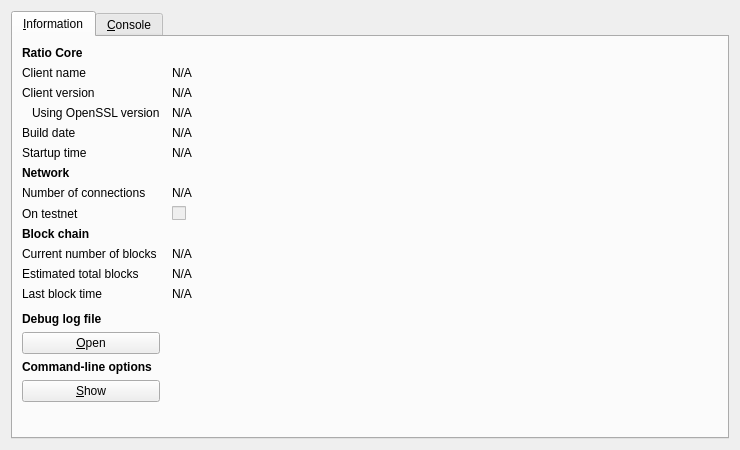
<?xml version="1.0" encoding="UTF-8"?>
<ui version="4.0">
 <class>RPCConsole</class>
 <widget class="QDialog" name="RPCConsole">
  <property name="geometry">
   <rect>
    <x>0</x>
    <y>0</y>
    <width>740</width>
    <height>450</height>
   </rect>
  </property>
  <property name="windowTitle">
   <string>Ratio - Debug window</string>
  </property>
  <layout class="QVBoxLayout" name="verticalLayout_2">
   <item>
    <widget class="QTabWidget" name="tabWidget">
     <property name="currentIndex">
      <number>0</number>
     </property>
     <widget class="QWidget" name="tab_info">
      <attribute name="title">
       <string>&amp;Information</string>
      </attribute>
      <layout class="QGridLayout" name="gridLayout" columnstretch="0,1">
       <property name="horizontalSpacing">
        <number>12</number>
       </property>
       <item row="0" column="0">
        <widget class="QLabel" name="label_9">
         <property name="font">
          <font>
           <weight>75</weight>
           <bold>true</bold>
          </font>
         </property>
         <property name="text">
          <string>Ratio Core</string>
         </property>
        </widget>
       </item>
       <item row="1" column="0">
        <widget class="QLabel" name="label_5">
         <property name="text">
          <string>Client name</string>
         </property>
        </widget>
       </item>
       <item row="1" column="1">
        <widget class="QLabel" name="clientName">
         <property name="cursor">
          <cursorShape>IBeamCursor</cursorShape>
         </property>
         <property name="text">
          <string>N/A</string>
         </property>
         <property name="textFormat">
          <enum>Qt::PlainText</enum>
         </property>
         <property name="textInteractionFlags">
          <set>Qt::LinksAccessibleByMouse|Qt::TextSelectableByKeyboard|Qt::TextSelectableByMouse</set>
         </property>
        </widget>
       </item>
       <item row="2" column="0">
        <widget class="QLabel" name="label_6">
         <property name="text">
          <string>Client version</string>
         </property>
        </widget>
       </item>
       <item row="2" column="1">
        <widget class="QLabel" name="clientVersion">
         <property name="cursor">
          <cursorShape>IBeamCursor</cursorShape>
         </property>
         <property name="text">
          <string>N/A</string>
         </property>
         <property name="textFormat">
          <enum>Qt::PlainText</enum>
         </property>
         <property name="textInteractionFlags">
          <set>Qt::LinksAccessibleByMouse|Qt::TextSelectableByKeyboard|Qt::TextSelectableByMouse</set>
         </property>
        </widget>
       </item>
       <item row="3" column="0">
        <widget class="QLabel" name="label_14">
         <property name="text">
          <string>Using OpenSSL version</string>
         </property>
         <property name="indent">
          <number>10</number>
         </property>
        </widget>
       </item>
       <item row="3" column="1">
        <widget class="QLabel" name="openSSLVersion">
         <property name="cursor">
          <cursorShape>IBeamCursor</cursorShape>
         </property>
         <property name="text">
          <string>N/A</string>
         </property>
         <property name="textFormat">
          <enum>Qt::PlainText</enum>
         </property>
         <property name="textInteractionFlags">
          <set>Qt::LinksAccessibleByMouse|Qt::TextSelectableByKeyboard|Qt::TextSelectableByMouse</set>
         </property>
        </widget>
       </item>
       <item row="4" column="0">
        <widget class="QLabel" name="label_12">
         <property name="text">
          <string>Build date</string>
         </property>
        </widget>
       </item>
       <item row="4" column="1">
        <widget class="QLabel" name="buildDate">
         <property name="cursor">
          <cursorShape>IBeamCursor</cursorShape>
         </property>
         <property name="text">
          <string>N/A</string>
         </property>
         <property name="textFormat">
          <enum>Qt::PlainText</enum>
         </property>
         <property name="textInteractionFlags">
          <set>Qt::LinksAccessibleByMouse|Qt::TextSelectableByKeyboard|Qt::TextSelectableByMouse</set>
         </property>
        </widget>
       </item>
       <item row="5" column="0">
        <widget class="QLabel" name="label_13">
         <property name="text">
          <string>Startup time</string>
         </property>
        </widget>
       </item>
       <item row="5" column="1">
        <widget class="QLabel" name="startupTime">
         <property name="cursor">
          <cursorShape>IBeamCursor</cursorShape>
         </property>
         <property name="text">
          <string>N/A</string>
         </property>
         <property name="textFormat">
          <enum>Qt::PlainText</enum>
         </property>
         <property name="textInteractionFlags">
          <set>Qt::LinksAccessibleByMouse|Qt::TextSelectableByKeyboard|Qt::TextSelectableByMouse</set>
         </property>
        </widget>
       </item>
       <item row="6" column="0">
        <widget class="QLabel" name="label_11">
         <property name="font">
          <font>
           <weight>75</weight>
           <bold>true</bold>
          </font>
         </property>
         <property name="text">
          <string>Network</string>
         </property>
        </widget>
       </item>
       <item row="7" column="0">
        <widget class="QLabel" name="label_7">
         <property name="text">
          <string>Number of connections</string>
         </property>
        </widget>
       </item>
       <item row="7" column="1">
        <widget class="QLabel" name="numberOfConnections">
         <property name="cursor">
          <cursorShape>IBeamCursor</cursorShape>
         </property>
         <property name="text">
          <string>N/A</string>
         </property>
         <property name="textFormat">
          <enum>Qt::PlainText</enum>
         </property>
         <property name="textInteractionFlags">
          <set>Qt::LinksAccessibleByMouse|Qt::TextSelectableByKeyboard|Qt::TextSelectableByMouse</set>
         </property>
        </widget>
       </item>
       <item row="8" column="0">
        <widget class="QLabel" name="label_8">
         <property name="text">
          <string>On testnet</string>
         </property>
        </widget>
       </item>
       <item row="8" column="1">
        <widget class="QCheckBox" name="isTestNet">
         <property name="enabled">
          <bool>false</bool>
         </property>
         <property name="text">
          <string/>
         </property>
        </widget>
       </item>
       <item row="9" column="0">
        <widget class="QLabel" name="label_10">
         <property name="font">
          <font>
           <weight>75</weight>
           <bold>true</bold>
          </font>
         </property>
         <property name="text">
          <string>Block chain</string>
         </property>
        </widget>
       </item>
       <item row="10" column="0">
        <widget class="QLabel" name="label_3">
         <property name="text">
          <string>Current number of blocks</string>
         </property>
        </widget>
       </item>
       <item row="10" column="1">
        <widget class="QLabel" name="numberOfBlocks">
         <property name="cursor">
          <cursorShape>IBeamCursor</cursorShape>
         </property>
         <property name="text">
          <string>N/A</string>
         </property>
         <property name="textFormat">
          <enum>Qt::PlainText</enum>
         </property>
         <property name="textInteractionFlags">
          <set>Qt::LinksAccessibleByMouse|Qt::TextSelectableByKeyboard|Qt::TextSelectableByMouse</set>
         </property>
        </widget>
       </item>
       <item row="11" column="0">
        <widget class="QLabel" name="label_4">
         <property name="text">
          <string>Estimated total blocks</string>
         </property>
        </widget>
       </item>
       <item row="11" column="1">
        <widget class="QLabel" name="totalBlocks">
         <property name="cursor">
          <cursorShape>IBeamCursor</cursorShape>
         </property>
         <property name="text">
          <string>N/A</string>
         </property>
         <property name="textFormat">
          <enum>Qt::PlainText</enum>
         </property>
         <property name="textInteractionFlags">
          <set>Qt::LinksAccessibleByMouse|Qt::TextSelectableByKeyboard|Qt::TextSelectableByMouse</set>
         </property>
        </widget>
       </item>
       <item row="12" column="0">
        <widget class="QLabel" name="label_2">
         <property name="text">
          <string>Last block time</string>
         </property>
        </widget>
       </item>
       <item row="12" column="1">
        <widget class="QLabel" name="lastBlockTime">
         <property name="cursor">
          <cursorShape>IBeamCursor</cursorShape>
         </property>
         <property name="text">
          <string>N/A</string>
         </property>
         <property name="textFormat">
          <enum>Qt::PlainText</enum>
         </property>
         <property name="textInteractionFlags">
          <set>Qt::LinksAccessibleByMouse|Qt::TextSelectableByKeyboard|Qt::TextSelectableByMouse</set>
         </property>
        </widget>
       </item>
       <item row="13" column="0">
        <spacer name="verticalSpacer_2">
         <property name="orientation">
          <enum>Qt::Vertical</enum>
         </property>
         <property name="sizeHint" stdset="0">
          <size>
           <width>20</width>
           <height>20</height>
          </size>
         </property>
        </spacer>
       </item>
       <item row="14" column="0">
        <widget class="QLabel" name="labelDebugLogfile">
         <property name="font">
          <font>
           <weight>75</weight>
           <bold>true</bold>
          </font>
         </property>
         <property name="text">
          <string>Debug log file</string>
         </property>
        </widget>
       </item>
       <item row="15" column="0">
        <widget class="QPushButton" name="openDebugLogfileButton">
         <property name="toolTip">
          <string>Open the Ratio debug log file from the current data directory. This can take a few seconds for large log files.</string>
         </property>
         <property name="text">
          <string>&amp;Open</string>
         </property>
         <property name="autoDefault">
          <bool>false</bool>
         </property>
        </widget>
       </item>
       <item row="16" column="0">
        <widget class="QLabel" name="labelCLOptions">
         <property name="font">
          <font>
           <weight>75</weight>
           <bold>true</bold>
          </font>
         </property>
         <property name="text">
          <string>Command-line options</string>
         </property>
        </widget>
       </item>
       <item row="17" column="0">
        <widget class="QPushButton" name="showCLOptionsButton">
         <property name="toolTip">
          <string>Show the ratio-qt help message to get a list with possible Ratio command-line options.</string>
         </property>
         <property name="text">
          <string>&amp;Show</string>
         </property>
         <property name="autoDefault">
          <bool>false</bool>
         </property>
        </widget>
       </item>
       <item row="18" column="0">
        <spacer name="verticalSpacer">
         <property name="orientation">
          <enum>Qt::Vertical</enum>
         </property>
         <property name="sizeHint" stdset="0">
          <size>
           <width>20</width>
           <height>40</height>
          </size>
         </property>
        </spacer>
       </item>
      </layout>
     </widget>
     <widget class="QWidget" name="tab_console">
      <attribute name="title">
       <string>&amp;Console</string>
      </attribute>
      <layout class="QVBoxLayout" name="verticalLayout_3">
       <property name="spacing">
        <number>3</number>
       </property>
       <item>
        <widget class="QTextEdit" name="messagesWidget">
         <property name="minimumSize">
          <size>
           <width>0</width>
           <height>100</height>
          </size>
         </property>
         <property name="readOnly">
          <bool>true</bool>
         </property>
         <property name="tabKeyNavigation" stdset="0">
          <bool>false</bool>
         </property>
         <property name="columnCount" stdset="0">
          <number>2</number>
         </property>
        </widget>
       </item>
       <item>
        <layout class="QHBoxLayout" name="horizontalLayout">
         <property name="spacing">
          <number>3</number>
         </property>
         <item>
          <widget class="QLabel" name="label">
           <property name="text">
            <string notr="true">&gt;</string>
           </property>
          </widget>
         </item>
         <item>
          <widget class="QLineEdit" name="lineEdit"/>
         </item>
         <item>
          <widget class="QPushButton" name="clearButton">
           <property name="maximumSize">
            <size>
             <width>24</width>
             <height>24</height>
            </size>
           </property>
           <property name="toolTip">
            <string>Clear console</string>
           </property>
           <property name="text">
            <string/>
           </property>
           <property name="icon">
            <iconset resource="../bitcoin.qrc">
             <normaloff>:/icons/remove</normaloff>:/icons/remove</iconset>
           </property>
           <property name="shortcut">
            <string notr="true">Ctrl+L</string>
           </property>
           <property name="autoDefault">
            <bool>false</bool>
           </property>
          </widget>
         </item>
        </layout>
       </item>
      </layout>
     </widget>
    </widget>
   </item>
  </layout>
 </widget>
 <resources>
  <include location="../bitcoin.qrc"/>
 </resources>
 <connections/>
</ui>
